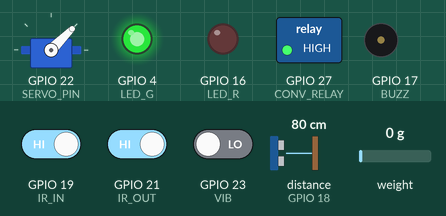
This sketch was run on a simulated ESP32. Parts: servo, switched loads named in the sketch (green lamp = pin HIGH), output pins drawn as LEDs (lit = HIGH), buzzer (waves = sounding, pin HIGH). Wiring (inferred from the names in the program): ultrasonic range finder: trigger GPIO 5; echo GPIO 18. Inputs (shaded band) come from the test bench; at power-on: distance to the obstacle (sensor on GPIO 18) 80 cm, GPIO 19 (IR_IN) HIGH, GPIO 23 (VIB) LOW, GPIO 21 (IR_OUT) HIGH, weight on the scale 0 g. The echo pulse lasts 58.3 µs per cm; WiFi joins after 1.5 s; servers stay silent unless stated; uploads are accepted with an empty reply; pins used as bus, display or sensor lines are not drawn.

Above: at 2.7 s.
2.8 s: distance to the obstacle (sensor on GPIO 18) set to 15 cm
5.3 s: distance to the obstacle (sensor on GPIO 18) set to 12 cm
At 6.9 s:
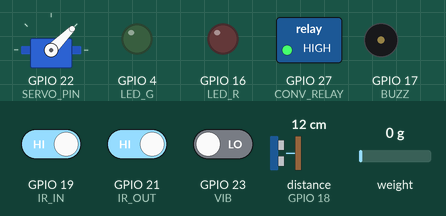
7.6 s: GPIO 19 (IR_IN) driven LOW
At 8.6 s:
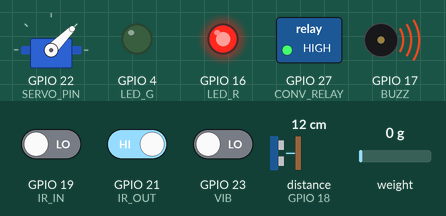
9.7 s: GPIO 19 (IR_IN) driven HIGH
At 11.5 s:
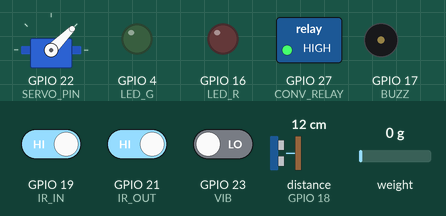
11.8 s: GPIO 23 (VIB) driven HIGH
At 13.2 s:
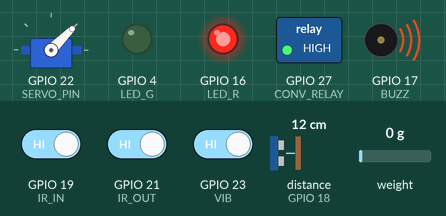
Timing chart, 0 to 14.8 s (numbered marks = the images above; inputs shaded):
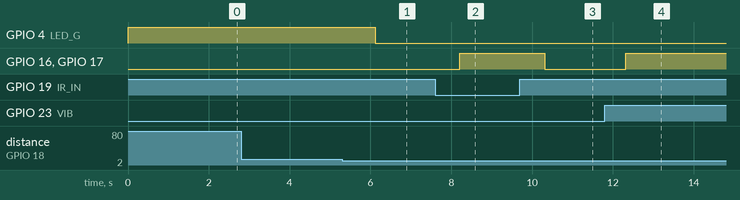

Measured:
- the behaviour switches between 14 and 13 cm on distance to the obstacle (sensor on GPIO 18) (found by bisection; images 0 and 1)
- after the input at 2.8 s, every drawn part: stays the same
- after the input at 5.3 s, GPIO 4 (LED_G): HIGH → LOW after 0.81 s
- after the input at 7.6 s, GPIO 16 (LED_R), GPIO 17 (BUZZ): LOW → HIGH after 0.62 s
- after the input at 9.7 s, GPIO 16 (LED_R), GPIO 17 (BUZZ): HIGH → LOW after 0.62 s
- after the input at 11.8 s, GPIO 16 (LED_R), GPIO 17 (BUZZ): LOW → HIGH after 0.52 s

The sketch:

esp32_chuteguard.ino
```cpp
/*
 ChuteGuard ESP32 firmware prototype.
 Adapt pins and calibration values to the actual hardware.
 The firmware posts telemetry to Vercel and polls queued commands.
*/
#include <WiFi.h>
#include <HTTPClient.h>
#include <ArduinoJson.h>
#include "HX711.h"
#include <ESP32Servo.h>

const char* WIFI_SSID="YOUR_WIFI";
const char* WIFI_PASSWORD="YOUR_PASSWORD";
const char* BASE_URL="https://YOUR-VERCEL-APP.vercel.app";
const char* DEVICE_TOKEN="replace-me";

const int TRIG=5,ECHO=18,IR_IN=19,IR_OUT=21,VIB=23,SERVO_PIN=22,BUZZ=17,LED_R=16,LED_G=4,CONV_RELAY=27;
const int HX_DOUT=32,HX_SCK=33;
HX711 scale; Servo servoFlap;

float readDistanceCm(){digitalWrite(TRIG,LOW);delayMicroseconds(2);digitalWrite(TRIG,HIGH);delayMicroseconds(10);digitalWrite(TRIG,LOW);long us=pulseIn(ECHO,HIGH,30000);return us>0?us*.0343f/2.0f:NAN;}
float levelPct(float d){const float EMPTY=22,FULL=4;return constrain((EMPTY-d)/(EMPTY-FULL)*100,0,100);}
float vibRms(){int hits=0;unsigned long t=millis();while(millis()-t<200){hits+=digitalRead(VIB)?1:0;delay(2);}return min(5.0f,hits/40.0f);}
void outputs(bool alarm,bool green){digitalWrite(LED_R,alarm);digitalWrite(LED_G,green);digitalWrite(BUZZ,alarm);}

void sendTelemetry(){
  float level=levelPct(readDistanceCm()); bool in=digitalRead(IR_IN)==LOW, out=digitalRead(IR_OUT)==LOW;
  float vib=vibRms(),weight=scale.is_ready()?max(0.0f,scale.get_units(3)):0.0f;
  float mismatch=(in&&!out)?1.0f:0.0f;
  float p=min(0.98f,max(0.01f,0.01f+0.010f*level+0.12f*vib+0.30f*mismatch));
  String state=p>=.8?"CRITICAL":p>=.5?"WARNING":"NORMAL";
  outputs(state=="CRITICAL",state=="NORMAL");
  if(WiFi.status()!=WL_CONNECTED)return;
  HTTPClient http;http.begin(String(BASE_URL)+"/api/telemetry/ingest");
  http.addHeader("Content-Type","application/json");http.addHeader("Authorization",String("Bearer ")+DEVICE_TOKEN);
  StaticJsonDocument<512>d;d["device_id"]="ESP32-CHUTE-01";d["timestamp"]=millis();d["flow_rate"]=in?25.0:5.0;
  d["level_pct"]=level;d["vibration_rms"]=vib;d["weight_kg"]=weight;d["inlet_flow"]=in;d["outlet_flow"]=out;
  d["temperature_c"]=30.0;d["blockage_probability"]=p;d["state"]=state;
  String body;serializeJson(d,body);http.POST(body);http.end();
}

void pollCommand(){
  if(WiFi.status()!=WL_CONNECTED)return;
  HTTPClient http;http.begin(String(BASE_URL)+"/api/commands/next");http.addHeader("Authorization",String("Bearer ")+DEVICE_TOKEN);
  int code=http.GET();if(code!=200){http.end();return;}String payload=http.getString();http.end();
  StaticJsonDocument<256>d;if(deserializeJson(d,payload))return;const char*cmd=d["command"]|"NONE";
  if(!strcmp(cmd,"STOP_CONVEYOR")){digitalWrite(CONV_RELAY,LOW);outputs(true,false);}
  else if(!strcmp(cmd,"RESUME")){digitalWrite(CONV_RELAY,HIGH);outputs(false,true);}
  else if(!strcmp(cmd,"VIBRATION_ON")){digitalWrite(VIB,HIGH);}
  else if(!strcmp(cmd,"SERVO_CLEAR")){servoFlap.write(120);delay(800);servoFlap.write(45);}
  else if(!strcmp(cmd,"RESET")){outputs(false,true);}
  else if(!strcmp(cmd,"REDUCE_SPEED")){/* replace with PWM motor driver control */}
}

void setup(){
  Serial.begin(115200);pinMode(TRIG,OUTPUT);pinMode(ECHO,INPUT);pinMode(IR_IN,INPUT_PULLUP);pinMode(IR_OUT,INPUT_PULLUP);
  pinMode(VIB,INPUT);pinMode(BUZZ,OUTPUT);pinMode(LED_R,OUTPUT);pinMode(LED_G,OUTPUT);pinMode(CONV_RELAY,OUTPUT);
  digitalWrite(CONV_RELAY,HIGH);outputs(false,true);servoFlap.attach(SERVO_PIN);servoFlap.write(45);
  scale.begin(HX_DOUT,HX_SCK);WiFi.begin(WIFI_SSID,WIFI_PASSWORD);while(WiFi.status()!=WL_CONNECTED)delay(250);
}
unsigned long lastSend=0,lastPoll=0;
void loop(){
  if(millis()-lastSend>1000){lastSend=millis();sendTelemetry();}
  if(millis()-lastPoll>1200){lastPoll=millis();pollCommand();}
}
```
